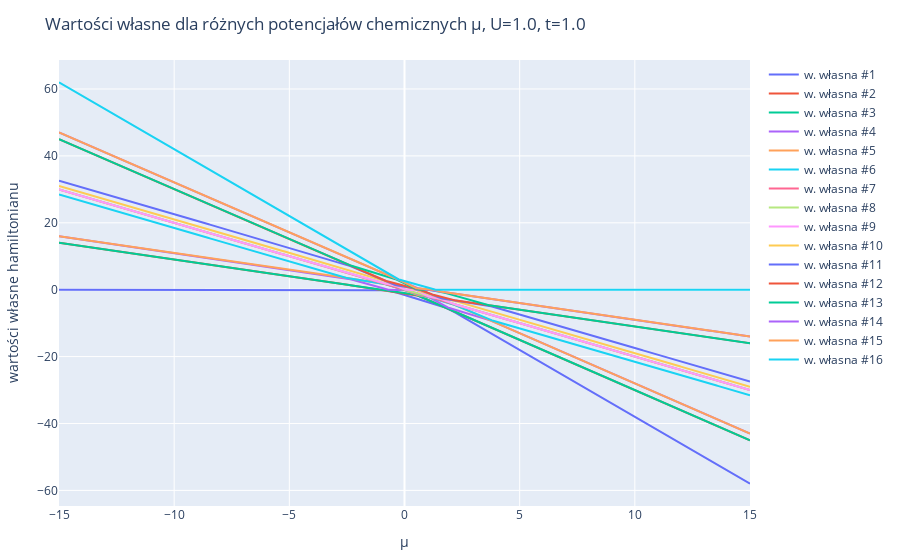

The notebook cell saved with this chart:
### Markdown cell above
## Zależność od potencjału chemicznego w T=0K

### Code cell
pot_max = 15
pot_step = 0.05
potentials = collect(-pot_max:pot_step:pot_max)
data = [eigen(get_hamiltonian(states, U, t, pot, next, N)) for pot in potentials]
eigs_mat_orig = reduce(hcat,[real(d.values) for d in data])'
eigvecs = [real(d.vectors) for d in data]
eigs_mat = [eigs_mat_orig[:,i] for i in 1:size(eigs_mat_orig,2)]
layout = Layout(
    title="Wartości własne dla różnych potencjałów chemicznych μ, U=$U, t=$t",
    xaxis_title="μ",
    yaxis_title="wartości własne hamiltonianu",
)
pl = plot([scatter(x=potentials, y=eig, name="w. własna #$no") for (eig, no) in zip(eigs_mat, 1:(2N)^2)], layout)

### Figure 1 — Plotly figure (JSON) as saved in the notebook; plotly's stock layout.template omitted (floating-point values rounded to 4 significant figures; data arrays with more than 128 entries replaced by an {"elided": "..."} marker saying what was removed)
{"data": [{"name": "w. własna #1", "type": "scatter", "x": {"elided": "601 float values"}, "y": {"elided": "601 float values"}}, {"name": "w. własna #2", "type": "scatter", "x": {"elided": "601 float values"}, "y": {"elided": "601 float values"}}, {"name": "w. własna #3", "type": "scatter", "x": {"elided": "601 float values"}, "y": {"elided": "601 float values"}}, {"name": "w. własna #4", "type": "scatter", "x": {"elided": "601 float values"}, "y": {"elided": "601 float values"}}, {"name": "w. własna #5", "type": "scatter", "x": {"elided": "601 float values"}, "y": {"elided": "601 float values"}}, {"name": "w. własna #6", "type": "scatter", "x": {"elided": "601 float values"}, "y": {"elided": "601 float values"}}, {"name": "w. własna #7", "type": "scatter", "x": {"elided": "601 float values"}, "y": {"elided": "601 float values"}}, {"name": "w. własna #8", "type": "scatter", "x": {"elided": "601 float values"}, "y": {"elided": "601 float values"}}, {"name": "w. własna #9", "type": "scatter", "x": {"elided": "601 float values"}, "y": {"elided": "601 float values"}}, {"name": "w. własna #10", "type": "scatter", "x": {"elided": "601 float values"}, "y": {"elided": "601 float values"}}, {"name": "w. własna #11", "type": "scatter", "x": {"elided": "601 float values"}, "y": {"elided": "601 float values"}}, {"name": "w. własna #12", "type": "scatter", "x": {"elided": "601 float values"}, "y": {"elided": "601 float values"}}, {"name": "w. własna #13", "type": "scatter", "x": {"elided": "601 float values"}, "y": {"elided": "601 float values"}}, {"name": "w. własna #14", "type": "scatter", "x": {"elided": "601 float values"}, "y": {"elided": "601 float values"}}, {"name": "w. własna #15", "type": "scatter", "x": {"elided": "601 float values"}, "y": {"elided": "601 float values"}}, {"name": "w. własna #16", "type": "scatter", "x": {"elided": "601 float values"}, "y": {"elided": "601 float values"}}], "layout": {"margin": {"b": 50, "l": 50, "r": 50, "t": 60}, "title": "Wartości własne dla różnych potencjałów chemicznych μ, U=1.0, t=1.0", "xaxis": {"title": {"text": "μ"}}, "yaxis": {"title": {"text": "wartości własne hamiltonianu"}}}}
